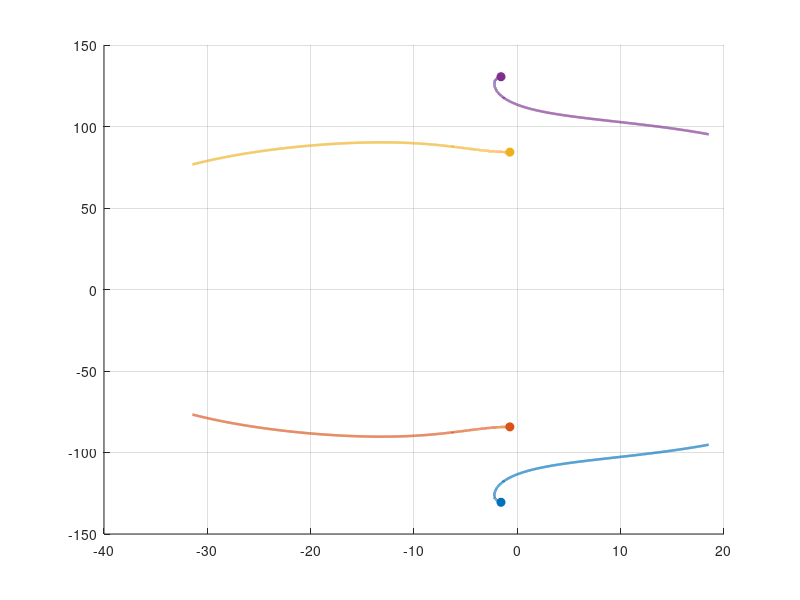

The MATLAB source for this figure: (Note: this script raises an error after producing the figure.)
function root_locus_U()
% Root locus of the 2-DOF aeroelastic wing as aero.U varies.
%
% Sweeps freestream speed U from near-zero to U_max, builds the linear
% A-matrix at each U (same parameters as build_2dof in build_models.m),
% tracks the four eigenvalue branches, locates the flutter speed where
% a branch crosses the imaginary axis (Re = 0, Im ≠ 0), and saves a plot.

% ---- physical parameters (must match build_2dof / aero_terms) ----------
m  = 1.5;     Ip = 0.0084;    S  = 0.0225;
k  = 5500.0;  cd = 1.0;     d  = 0.22;

rho     = 1.225;   chord   = 0.30;
span    = 0.50;    Clalpha = 6;
ea      = 0.045;
U_nom   = 12.0;    % nominal speed from aero_terms [m/s]

M_mat    = [m,   S;   S,  Ip];
Ks       = [2*k, 0;   0,  k*d^2/2];
C_struct = [2*cd, 0;  0,  cd*d^2/2];

% ---- velocity sweep ------------------------------------------------
U_vec = linspace(0.5, 50, 4000);
N     = numel(U_vec);

ev_mat = zeros(4, N);   % each column: eigenvalues sorted by imag part

for i = 1:N
    U  = U_vec(i);
    qS = 0.5 * rho * U^2 * chord * span;

    Ka   = [0,  qS*Clalpha;   0, -qS*Clalpha*ea];
    Ca   = (qS*Clalpha / U) .* [1, 0;  -ea, 0];

    Minv = inv(M_mat);
    A    = [zeros(2),        eye(2);
            -Minv*(Ks+Ka),  -Minv*(C_struct+Ca)];

    ev = eig(A);
    [~, idx] = sort(imag(ev));   % ascending imag → consistent branch order
    ev_mat(:, i) = ev(idx);
end

% ---- find flutter speed: first U where max Re crosses 0 from below ----
max_re = max(real(ev_mat), [], 1);
cross  = find(diff(sign(max_re)) > 0, 1);

U_fl  = NaN;
im_fl = NaN;
if ~isempty(cross)
    % linear interpolation between the two straddle points
    U_fl = interp1(max_re(cross:cross+1), U_vec(cross:cross+1), 0);

    % find which branch is the one crossing
    for b = 1:4
        re_b = real(ev_mat(b, :));
        if re_b(cross) < 0 && re_b(cross+1) >= 0
            im_fl = interp1(U_vec(cross:cross+1), ...
                            imag(ev_mat(b, cross:cross+1)), U_fl);
            break
        end
    end

    fprintf('Flutter speed:     U_flutter = %.4f m/s\n', U_fl);
    fprintf('Flutter frequency: %.4f rad/s  (%.4f Hz)\n', ...
            abs(im_fl), abs(im_fl)/(2*pi));
else
    fprintf('No flutter detected in U = [%.1f, %.1f] m/s.\n', ...
            U_vec(1), U_vec(end));
end

% ---- plot --------------------------------------------------------------
figure('Name', 'Root Locus vs aero.U', 'Position', [80 80 950 680]);
hold on;  grid on;  ax = gca;

colors = lines(4);
branch_labels = {'Mode 1 (lower \omega)','Mode 2 (upper \omega)',...
                 'Mode 2 (conj.)','Mode 1 (conj.)'};

for b = 1:4
   
plot(real(ev_mat(b,:)), imag(ev_mat(b,:)), '-', ...
         'Color', colors(b,:), 'LineWidth', 1.8, ...
         'DisplayName', branch_labels{b});
      %{        
    plot(real(ev_mat(b,:)), imag(ev_mat(b,:)), '-', ...
         'Color', colors(b,:), 'LineWidth', 1.8);
      %}
    % circle at low-U end
    plot(real(ev_mat(b,1)), imag(ev_mat(b,1)), 'o', ...
         'Color', colors(b,:), 'MarkerFaceColor', colors(b,:), ...
         'MarkerSize', 6, 'HandleVisibility', 'off');

    % arrow mid-branch to show direction of increasing U
    mid = round(N/2);
    quiver(real(ev_mat(b, mid)), imag(ev_mat(b, mid)), ...
           real(ev_mat(b, mid+1) - ev_mat(b, mid)), ...
           imag(ev_mat(b, mid+1) - ev_mat(b, mid)), ...
           5, 'Color', colors(b,:), 'MaxHeadSize', 3, ...
           'HandleVisibility', 'off');
end

% imaginary axis
xline(0, 'k--', 'LineWidth', 1.4, 'HandleVisibility', 'off');
text(0.5, ax.YLim(1)*0.92, 'Im axis', 'FontSize', 9, 'Color', [0.3 0.3 0.3]);

%{
% nominal operating point (U = 12 m/s)
nom_idx = round(interp1(U_vec, 1:N, U_nom));
for b = 1:4
    plot(real(ev_mat(b, nom_idx)), imag(ev_mat(b, nom_idx)), 'ks', ...
         'MarkerSize', 8, 'LineWidth', 1.5, 'HandleVisibility', 'off');
end
% one legend entry for the nominal marker
plot(nan, nan, 'ks', 'MarkerSize', 8, 'LineWidth', 1.5, ...
     'DisplayName', sprintf('Nominal  U = %.0f m/s', U_nom));
%}

% flutter marker
if ~isnan(U_fl)
    plot(0,  im_fl, 'rp', 'MarkerSize', 18, 'MarkerFaceColor', 'r', ...
         'LineWidth', 1.2, ...
         'DisplayName', sprintf('Flutter  U_{fl} = %.2f m/s', U_fl));
    plot(0, -im_fl, 'rp', 'MarkerSize', 18, 'MarkerFaceColor', 'r', ...
         'HandleVisibility', 'off');
    text(0.4,  im_fl, sprintf('  U_{fl} = %.2f m/s', U_fl), ...
         'FontSize', 11, 'Color', 'r', 'FontWeight', 'bold');
    text(0.4, -im_fl, sprintf('  U_{fl} = %.2f m/s', U_fl), ...
         'FontSize', 11, 'Color', 'r', 'FontWeight', 'bold');
end

xlabel('Real part  \sigma  [1/s]',          'FontSize', 12);
ylabel('Imaginary part  \omega_d  [rad/s]', 'FontSize', 12);
title({'Root Locus w.r.t. aero.U  --  2-DOF aeroelastic wing'}, ...
      'FontSize', 12);
legend('Location', 'best', 'FontSize', 9);

here = fileparts(mfilename('fullpath'));
out  = fullfile(here, 'root_locus_U.png');
%exportgraphics(gcf, out, 'Resolution', 300);
fprintf('Figure saved: %s\n', out);
end
